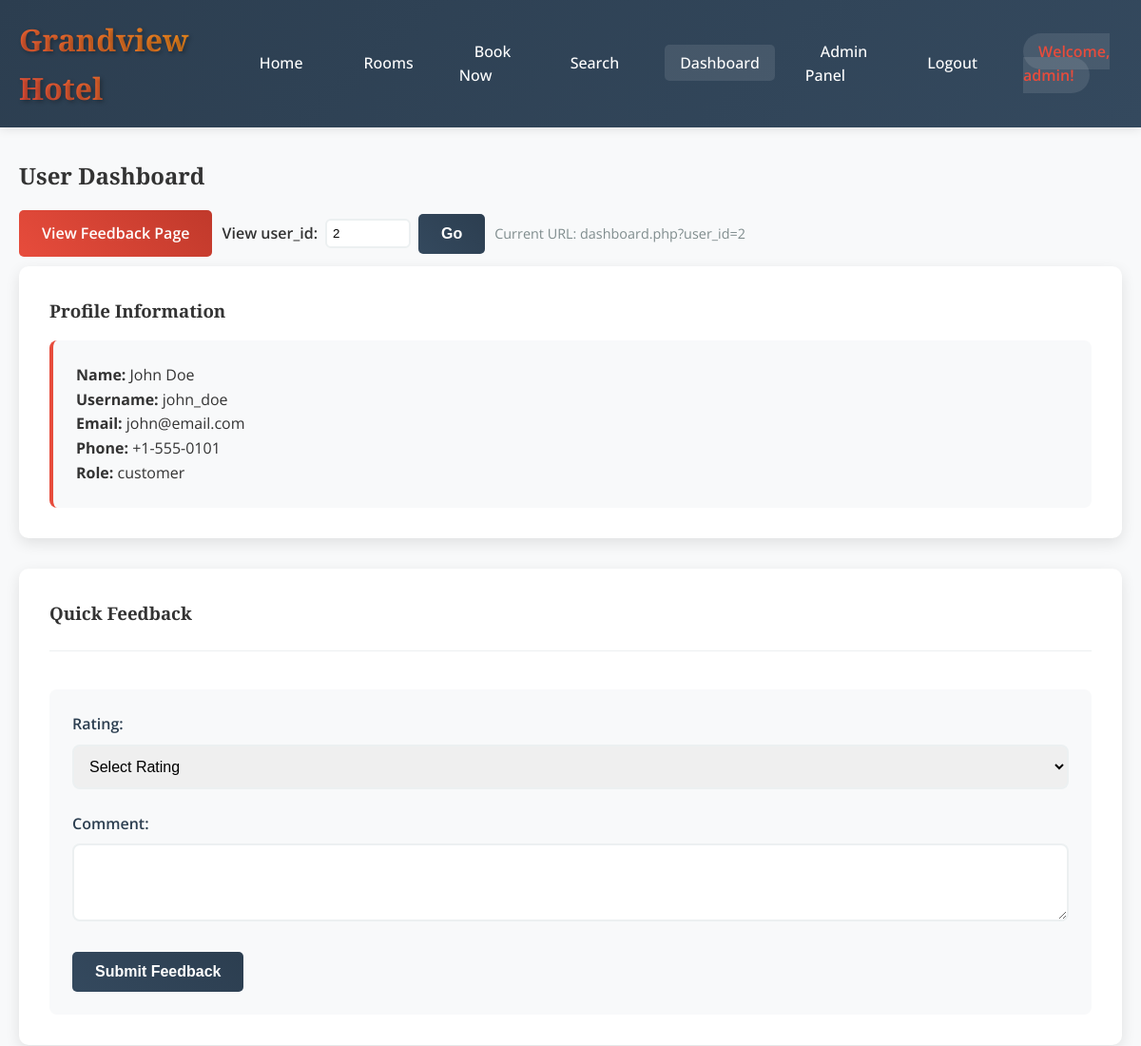
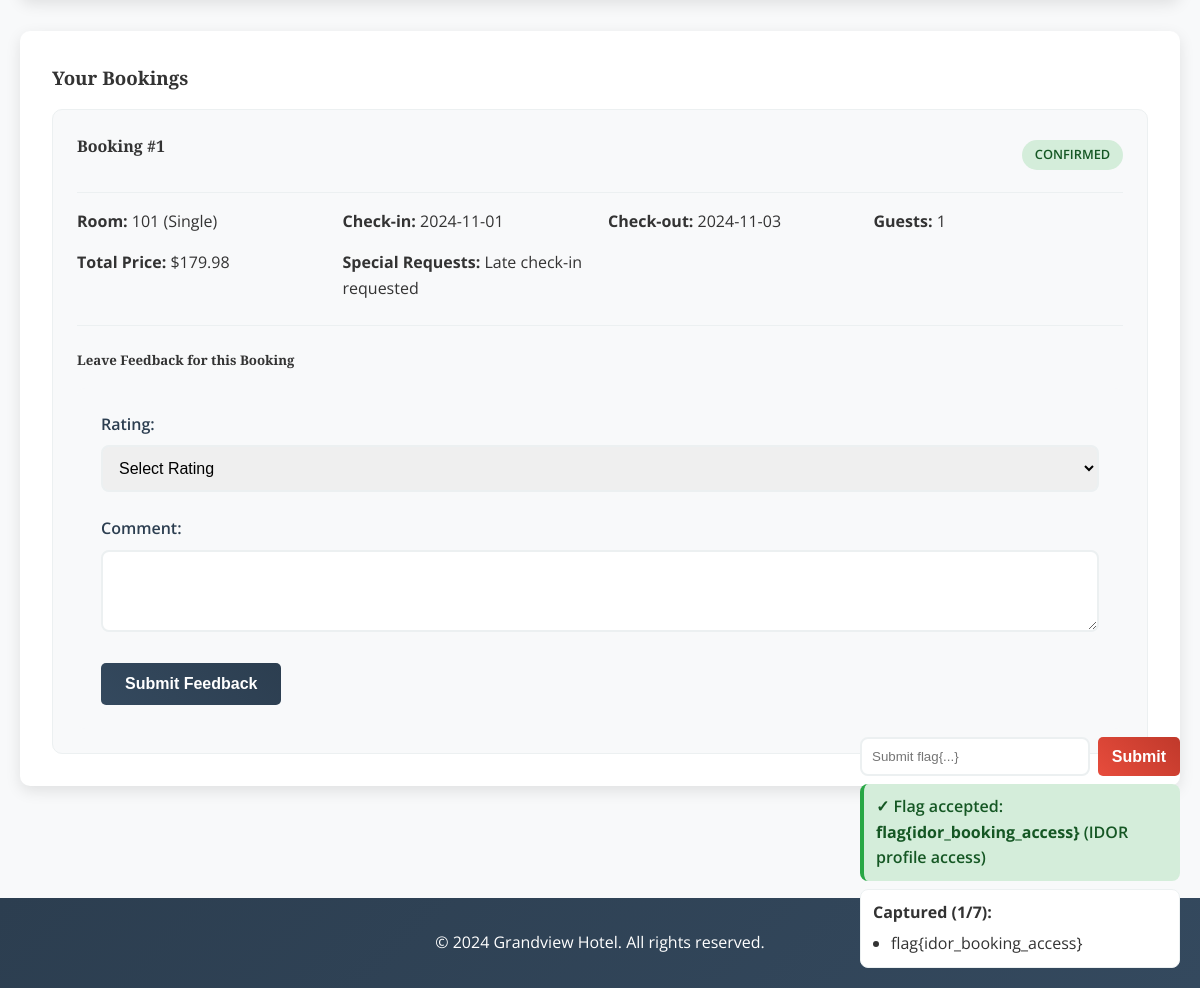
/dashboard.php?user_id=2 (signed in), run on the app's committed database (2 pictures, top to bottom).
### tables this page shows
CREATE TABLE users (
    id INT AUTO_INCREMENT PRIMARY KEY,
    username VARCHAR(50) NOT NULL UNIQUE,
    password VARCHAR(255) NOT NULL,
    email VARCHAR(100) NOT NULL,
    role ENUM('admin', 'customer') DEFAULT 'customer',
    full_name VARCHAR(100) NOT NULL,
    phone VARCHAR(20),
    created_at TIMESTAMP DEFAULT CURRENT_TIMESTAMP,
    is_active BOOLEAN DEFAULT TRUE
);

CREATE TABLE bookings (
    id INT AUTO_INCREMENT PRIMARY KEY,
    user_id INT NOT NULL,
    room_id INT NOT NULL,
    check_in DATE NOT NULL,
    check_out DATE NOT NULL,
    guests INT DEFAULT 1,
    total_price DECIMAL(10,2) NOT NULL,
    booking_status ENUM('pending', 'confirmed', 'cancelled', 'completed') DEFAULT 'pending',
    special_requests TEXT,
    created_at TIMESTAMP DEFAULT CURRENT_TIMESTAMP,
    FOREIGN KEY (user_id) REFERENCES users(id),
    FOREIGN KEY (room_id) REFERENCES rooms(id)
);

CREATE TABLE rooms (
    id INT AUTO_INCREMENT PRIMARY KEY,
    room_number VARCHAR(10) NOT NULL UNIQUE,
    room_type ENUM('single', 'double', 'suite', 'deluxe') NOT NULL,
    price DECIMAL(10,2) NOT NULL,
    description TEXT,
    amenities TEXT,
    max_occupancy INT DEFAULT 2,
    is_available BOOLEAN DEFAULT TRUE,
    image_url VARCHAR(255)
);

### dashboard.php (the view, shortened to what this page needs)
<?php
$pdo = getDBConnection();
$user_id = $_SESSION['user_id'];
$target_user_id = $_GET['user_id'] ?? $user_id;
$bookings_query = "SELECT b.*, r.room_number, r.room_type, r.price
                   FROM bookings b
                   JOIN rooms r ON b.room_id = r.id
                   WHERE b.user_id = ?
                   ORDER BY b.created_at DESC";
$stmt = $pdo->prepare($bookings_query);
$stmt->execute([$target_user_id]);
$bookings = $stmt->fetchAll(PDO::FETCH_ASSOC);
$user_query = "SELECT * FROM users WHERE id = ?";
$user_stmt = $pdo->prepare($user_query);
$user_stmt->execute([$target_user_id]);
$viewed_user = $user_stmt->fetch(PDO::FETCH_ASSOC);
?>
<!DOCTYPE html>
<html lang="en">
<head>
    <link rel="stylesheet" href="css/style.css">
</head>
<body>
    <header class="header">
        <nav class="navbar">
            <div class="nav-container">
                <div class="nav-logo">
                    <h1><a href="index.php"><?php echo SITE_NAME; ?></a></h1>
                </div>
                <ul class="nav-menu">
                    <li><a href="index.php" class="nav-link">Home</a></li>
                    <li><a href="rooms.php" class="nav-link">Rooms</a></li>
                    <li><a href="booking.php" class="nav-link">Book Now</a></li>
                    <li><a href="search.php" class="nav-link">Search</a></li>
                    <li><a href="dashboard.php" class="nav-link active">Dashboard</a></li>
                    <?php if($_SESSION['role'] == 'admin'): ?>
                        <li><a href="admin.php" class="nav-link">Admin Panel</a></li>
                    <?php endif; ?>
                    <li><a href="logout.php" class="nav-link">Logout</a></li>
                    <li><span class="user-greeting">Welcome, <?php echo htmlspecialchars($_SESSION['username']); ?>!</span></li>
                </ul>
            </div>
        </nav>
    </header>
    <main class="main-content">
        <div class="container">
            <h2>User Dashboard</h2>
            <div style="margin: 10px 0; display: flex; gap: 10px; align-items: center; flex-wrap: wrap;">
                <a href="feedback.php" class="btn btn-primary">View Feedback Page</a>
                <form method="GET" action="dashboard.php" style="display: inline-flex; gap: 8px; align-items: center;">
                    <label for="user_id" style="font-weight: 600;">View user_id:</label>
                    <input type="number" min="1" id="user_id" name="user_id" value="<?php echo htmlspecialchars($target_user_id); ?>" style="width: 90px; padding: 6px; border: 2px solid #ecf0f1; border-radius: 6px;">
                    <button type="submit" class="btn btn-secondary">Go</button>
                </form>
                <span style="font-size: 0.9rem; color: #7f8c8d;">Current URL: dashboard.php<?php echo ($target_user_id ? ('?user_id='.(int)$target_user_id) : ''); ?></span>
            </div>
            <div class="profile-section">
                <h3>Profile Information</h3>
                <?php if ($viewed_user): ?>
                    <div class="profile-info">
                        <p><strong>Name:</strong> <?php echo htmlspecialchars($viewed_user['full_name']); ?></p>
                        <p><strong>Username:</strong> <?php echo htmlspecialchars($viewed_user['username']); ?></p>
                        <p><strong>Email:</strong> <?php echo htmlspecialchars($viewed_user['email']); ?></p>
                        <p><strong>Phone:</strong> <?php echo htmlspecialchars($viewed_user['phone']); ?></p>
                        <p><strong>Role:</strong> <?php echo htmlspecialchars($viewed_user['role']); ?></p>
                    </div>
                <?php endif; ?>
            </div>
            <div class="bookings-section">
                <h3>Quick Feedback</h3>
                <div class="feedback-section">
                    <form method="POST" class="feedback-form">
                        <div class="form-group">
                            <label>Rating:</label>
                            <select name="rating" required>
                                <option value="">Select Rating</option>
                            </select>
                        </div>
                        <div class="form-group">
                            <label>Comment:</label>
                            <textarea name="comment" rows="3"></textarea>
                        </div>
                        <button type="submit" name="submit_feedback_general" class="btn btn-secondary">Submit Feedback</button>
                    </form>
                </div>
            </div>
            <div class="bookings-section">
                <h3>Your Bookings</h3>
                <?php if (empty($bookings)): ?>
                    <p>No bookings found.</p>
                    <a href="booking.php" class="btn btn-primary">Make a Booking</a>
                <?php else: ?>
                    <div class="bookings-list">
                        <?php foreach ($bookings as $booking): ?>
                            <div class="booking-item">
                                <div class="booking-header">
                                    <h4>Booking #<?php echo $booking['id']; ?></h4>
                                    <span class="status status-<?php echo $booking['booking_status']; ?>">
                                        <?php echo ucfirst($booking['booking_status']); ?>
                                    </span>
                                </div>
                                <div class="booking-details">
                                    <p><strong>Room:</strong> <?php echo htmlspecialchars($booking['room_number']); ?>
                                       (<?php echo ucfirst($booking['room_type']); ?>)</p>
                                    <p><strong>Check-in:</strong> <?php echo $booking['check_in']; ?></p>
                                    <p><strong>Check-out:</strong> <?php echo $booking['check_out']; ?></p>
                                    <p><strong>Guests:</strong> <?php echo $booking['guests']; ?></p>
                                    <p><strong>Total Price:</strong> $<?php echo number_format($booking['total_price'], 2); ?></p>
                                    <?php if ($booking['special_requests']): ?>
                                        <p><strong>Special Requests:</strong> <?php echo htmlspecialchars($booking['special_requests']); ?></p>
                                    <?php endif; ?>
                                </div>
                                <div class="feedback-section">
                                    <h5>Leave Feedback for this Booking</h5>
                                    <form method="POST" class="feedback-form">
                                        <div class="form-group">
                                            <label>Rating:</label>
                                            <select name="rating" required>
                                                <option value="">Select Rating</option>
                                            </select>
                                        </div>
                                        <div class="form-group">
                                            <label>Comment:</label>
                                            <textarea name="comment" rows="3"></textarea>
                                        </div>
                                        <button type="submit" name="submit_feedback" class="btn btn-secondary">Submit Feedback</button>
                                    </form>
                                </div>
                            </div>
                        <?php endforeach; ?>
                    </div>
                <?php endif; ?>
            </div>
        </div>
    </main>
    <footer class="footer">
        <div class="container">
            <p>&copy; 2024 <?php echo SITE_NAME; ?>. All rights reserved.</p>
        </div>
    </footer>
	<?php include 'flag_widget.php'; ?>
</body>
</html>

### css/style.css (style rules this page uses)
* { margin: 0; padding: 0; box-sizing: border-box; }
body { font-family: 'Open Sans', sans-serif; line-height: 1.6; color: #333; background-color: #f8f9fa; }
h1, h2, h3, h4, h5, h6 { font-family: 'Playfair Display', serif; margin-bottom: 1rem; }
a { text-decoration: none; color: inherit; }
.container { max-width: 1200px; margin: 0 auto; padding: 0 20px; }
.header { background: linear-gradient(135deg, #2c3e50 0%, #34495e 100%); color: white; padding: 1rem 0; box-shadow: 0 2px 10px rgba(0,0,0,0.1); position: sticky; top: 0; z-index: 1000; }
.navbar { width: 100%; }
.nav-container { display: flex; justify-content: space-between; align-items: center; max-width: 1200px; margin: 0 auto; padding: 0 20px; }
.nav-logo h1 { font-size: 2rem; font-weight: 700; margin: 0; background: linear-gradient(45deg, #e74c3c, #f39c12); background-clip: text; -webkit-background-clip: text; -webkit-text-fill-color: transparent; text-shadow: 2px 2px 4px rgba(0,0,0,0.3); }
.nav-logo h1 a { color: inherit; }
.nav-menu { display: flex; list-style: none; align-items: center; gap: 2rem; }
.nav-link { color: white; font-weight: 500; padding: 0.5rem 1rem; border-radius: 5px; transition: all 0.3s ease; }
.nav-link:hover, .nav-link.active { background-color: rgba(255,255,255,0.1); transform: translateY(-2px); }
.user-greeting { color: #e74c3c; font-weight: 600; padding: 0.5rem 1rem; background: rgba(255,255,255,0.1); border-radius: 20px; }
.btn { display: inline-block; padding: 12px 24px; border: none; border-radius: 5px; font-size: 1rem; font-weight: 600; text-align: center; cursor: pointer; transition: all 0.3s ease; text-decoration: none; }
.btn-primary { background: linear-gradient(45deg, #e74c3c, #c0392b); color: white; }
.btn-secondary { background: linear-gradient(45deg, #34495e, #2c3e50); color: white; }
.main-content { min-height: calc(100vh - 200px); padding: 2rem 0; }
.form-group { margin-bottom: 1.5rem; }
.form-group label { display: block; margin-bottom: 0.5rem; color: #2c3e50; font-weight: 600; }
.form-group input, .form-group select, .form-group textarea { width: 100%; padding: 12px; border: 2px solid #ecf0f1; border-radius: 8px; font-size: 1rem; transition: border-color 0.3s ease; }
.profile-section, .bookings-section { background: white; padding: 2rem; border-radius: 10px; margin-bottom: 2rem; box-shadow: 0 5px 15px rgba(0,0,0,0.1); }
.profile-info { background: #f8f9fa; padding: 1.5rem; border-radius: 8px; border-left: 4px solid #e74c3c; }
.bookings-list { display: grid; gap: 2rem; }
.booking-item { background: #f8f9fa; padding: 1.5rem; border-radius: 10px; border: 1px solid #ecf0f1; }
.booking-header { display: flex; justify-content: space-between; align-items: center; margin-bottom: 1rem; padding-bottom: 1rem; border-bottom: 1px solid #ecf0f1; }
.status { padding: 0.3rem 0.8rem; border-radius: 20px; font-size: 0.8rem; font-weight: 600; text-transform: uppercase; }
.status-confirmed { background: #d4edda; color: #155724; }
.booking-details { display: grid; grid-template-columns: repeat(auto-fit, minmax(200px, 1fr)); gap: 1rem; margin-bottom: 1rem; }
.feedback-section { margin-top: 1.5rem; padding-top: 1.5rem; border-top: 1px solid #ecf0f1; }
.feedback-form { background: #f8f9fa; padding: 1.5rem; border-radius: 8px; margin-top: 1rem; }
.footer { background: linear-gradient(135deg, #2c3e50 0%, #34495e 100%); color: white; text-align: center; padding: 2rem 0; margin-top: 3rem; }
.room-card, .review-card, .booking-item, .result-item, .feedback-item { animation: fadeIn 0.6s ease-out; }

### data on the page
users: full_name "John Doe", username "john_doe", email "john@email.com", phone "+1-555-0101", role "customer"
bookings: id "1", booking_status "CONFIRMED", room.room_number "101", room.room_type "Single", check_in "2024-11-01", check_out "2024-11-03", guests "1", total_price "179.98", special_requests "Late check-in requested"

### other printed values
SITE_NAME "Grandview Hotel"
$_SESSION['username'] "admin"
$target_user_id "2"
$last['flag'] "flag{idor_booking_access}"
$last['desc'] "IDOR profile access"
count($submitted) "1"
$f "flag{idor_booking_access}"
